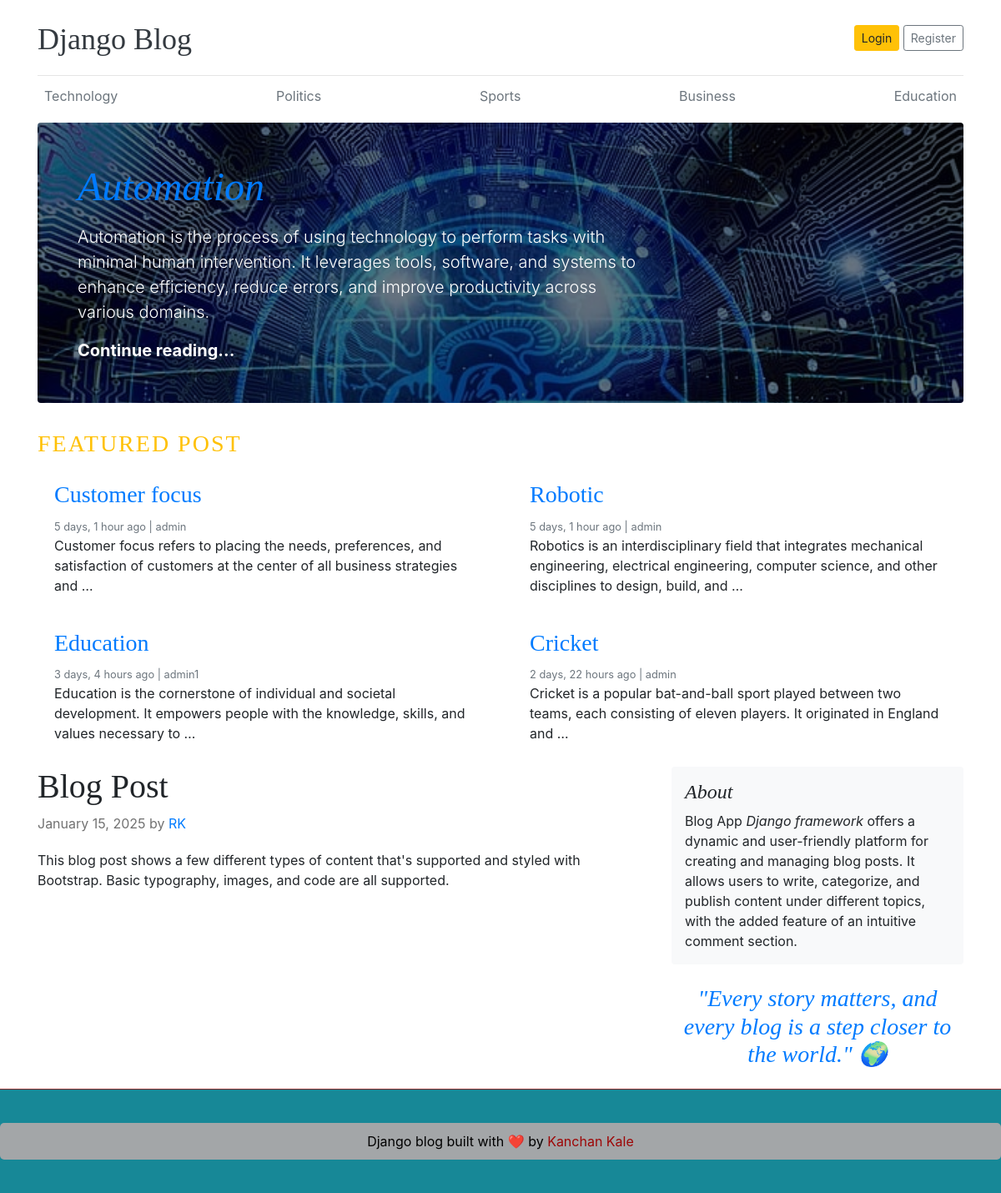
The page / on the database its author committed.
### blogs/models.py (models this page shows, shortened)
class Category(models.Model):
    category_name=models.CharField(max_length=50,unique=True)
    created_at=models.DateTimeField(auto_now_add=True)
    updated_at=models.DateTimeField(auto_now=True)
    class Meta:
        verbose_name_plural='categories'

class Blogs(models.Model):
    title=models.CharField(max_length=100,unique=True)
    slug=models.SlugField(unique=True,blank=True)
    category=models.ForeignKey(Category,on_delete=models.CASCADE)
    author=models.ForeignKey(User,on_delete=models.CASCADE)
    blog_image=models.ImageField(upload_to='uploads/%y/%m/%d')
    short_description=models.TextField(max_length=1000)
    blog_body=models.TextField(max_length=3000)
    status=models.CharField(max_length=100,choices=STATUS_CHOICE,default='draft')
    is_featured=models.BooleanField(default=False)
    created_at=models.DateTimeField(auto_now_add=True)
    updated_at=models.DateTimeField(auto_now=True)
    class Meta:
        verbose_name_plural='blogs'

### blog_main/views.py (the view)
# urls.py: path('', views.home, name='home'),
def home(request):
    categories = Category.objects.all()
    featured_post=Blogs.objects.filter(is_featured=True,status='published')
    posts=Blogs.objects.filter(is_featured=False,status='published')
    context={
        'categories':categories,
        'featured_post':featured_post,
        'posts':posts
    }
    return render(request,'home.html',context)

### blogs/context_processors.py (called while the page is built)
def get_category(request):
    categories = Category.objects.all()  # Fetching all categories
    return {'categories': categories}

### templates/home.html (shortened to what this page needs)
{% load static %}
<!DOCTYPE html>
<html lang="en">
<head>
    <link href="https://getbootstrap.com/docs/4.0/dist/css/bootstrap.min.css" rel="stylesheet">
    <link href="{% static 'css/blog.css' %}" rel="stylesheet">
  </head>
<body>
    <div class="container">
      <header class="blog-header py-3">
        <div class="row flex-nowrap justify-content-between align-items-center">
          <div class="col-8 pt-1">
            <a class="blog-header-logo text-dark" href="/">Django Blog</a>
          </div>
          <div class="col-4 d-flex justify-content-end align-items-center">
            <a class="btn btn-sm btn-warning" href="/login/">Login</a>&nbsp;
<a class="btn btn-sm btn-outline-secondary" href="/register/">Register</a>
          </div>
        </div>
      </header>
      <div class="nav-scroller py-1 mb-2">
        <nav class="nav d-flex justify-content-between">
          {% for cat in categories %}
          <a class="p-2 text-muted" href="/category/{{ cat.id }}/">{{ cat.category_name }}</a>
          {% endfor %}
        </nav>
      </div>
{% for post in featured_post %}
{% if forloop.first %}
<div class="jumbotron p-3 p-md-5 text-white rounded bg-dark" style="background-image: url({{ post.blog_image.url }});background-blend-mode: overlay;background-size:cover;">
    <div class="col-md-8 px-0">
      <h1 class="display-4 font-italic"><a href="{% url 'blogs' post.slug %}">{{ post.title }}</a></h1>
      <p class="lead my-3">{{ post.short_description }}</p>
      <p class="lead mb-0"><a href="#" class="text-white font-weight-bold">Continue reading...</a></p>
    </div>
  </div>
  {% endif %}
  {% endfor %}
<h3 class="text-uppercase text-warning" style="letter-spacing: 2px;">Featured Post</h3>
<div class="row mb-2">
  {% for post in featured_post %}
  {% if not forloop.first %}
  <div class="col-md-6">
    <div class="card border-0" >
      <div class="card-body">
        <h3><a href="{% url 'blogs' post.slug %}">{{ post.title }}</a></h3>
        <small class="mb-1 text-muted">{{ post.created_at | timesince }} ago | {{ post.author }}</small>
        <p class="card-text">{{ post.short_description | truncatewords:20 }}</p>
      </div>
    </div>
  </div>
  {% endif %}
  {% endfor %}
</div>
<main role="main" class="container p-0">
  <div class="row">
    <div class="col-md-8 blog-main">
      <div class="blog-post">
        <h2 class="blog-post-title"> Blog Post</h2>
        <p class="blog-post-meta">January 15, 2025 by<a href="#"> RK </a></p>
        <p>This blog post shows a few different types of content that's supported and styled with Bootstrap. Basic typography, images, and code are all supported.</p>
      </div>
      </div>
      <aside class="col-md-4 blog-sidebar">
        <div class="p-3 mb-3 bg-light rounded">
          <h4 class="font-italic">About</h4>
          <p class="mb-0">Blog App <em>Django framework</em> offers a dynamic and user-friendly platform for creating and managing blog posts. It allows users to write, categorize, and publish content under different topics, with the added feature of an intuitive comment section.</p>
        </div>
        <div class="text-center my-4">
          <h3 class="font-italic text-primary">
              "Every story matters, and every blog is a step closer to the world."
              <span role="img" aria-label="world">🌍</span>
          </h3>
      </div>
    </div>
  </main>
</div>
<footer class="blog-footer">
  <p style="color: black; background-color: hsl(204, 3%, 65%); padding: 10px; border-radius: 5px; font-size: 16px;">
    Django blog built with ❤️ by <a href="#" style="color: #9d0707; text-decoration: none;">Kanchan Kale</a>
</p>
</footer>
</body>
</html>

### static/css/blog.css (style rules this page uses)
.blog-header { border-bottom: 1px solid #e5e5e5; }
.blog-header-logo { font-family: "Playfair Display", Georgia, "Times New Roman", serif; font-size: 2.25rem; }
h1, h2, h3, h4, h5, h6 { font-family: "Playfair Display", Georgia, "Times New Roman", serif; }
.display-4 { font-size: 2.5rem; }
@media (min-width: 768px) { .display-4 { font-size: 3rem; } }
.blog-post { margin-bottom: 4rem; }
.blog-post-title { font-size: 2.5rem; }
.blog-post-meta { margin-bottom: 1.25rem; color: #727272; }
.blog-footer { padding: 2.5rem 0; color: #727272; text-align: center; background-color: #178897; border-top: .05rem solid hsl(0, 56%, 36%); }
.blog-footer p:last-child { margin-bottom: 0; }

### rows shown on the page
Category: category_name "Technology"
Category: category_name "Politics"
Category: category_name "Sports"
Category: category_name "Business"
Category: category_name "Education"
Blogs: blog_image (picture), title "Automation", short_description "Automation is the process of using technology to perform tasks with minimal human intervention. It leverages tools, software, and systems to enhance efficiency, reduce errors, and improve productivity across various domains."
Blogs: title "Customer focus", created_at "5 days, 1 hour", author "admin", short_description "Customer focus refers to placing the needs, preferences, and satisfaction of customers at the center of all business strategies and …"
Blogs: title "Robotic", created_at "5 days, 1 hour", author "admin", short_description "Robotics is an interdisciplinary field that integrates mechanical engineering, electrical engineering, computer science, and other disciplines to design, build, and …"
Blogs: title "Education", created_at "3 days, 4 hours", author "admin1", short_description "Education is the cornerstone of individual and societal development. It empowers people with the knowledge, skills, and values necessary to …"
Blogs: title "Cricket", created_at "2 days, 22 hours", author "admin", short_description "Cricket is a popular bat-and-ball sport played between two teams, each consisting of eleven players. It originated in England and …"
